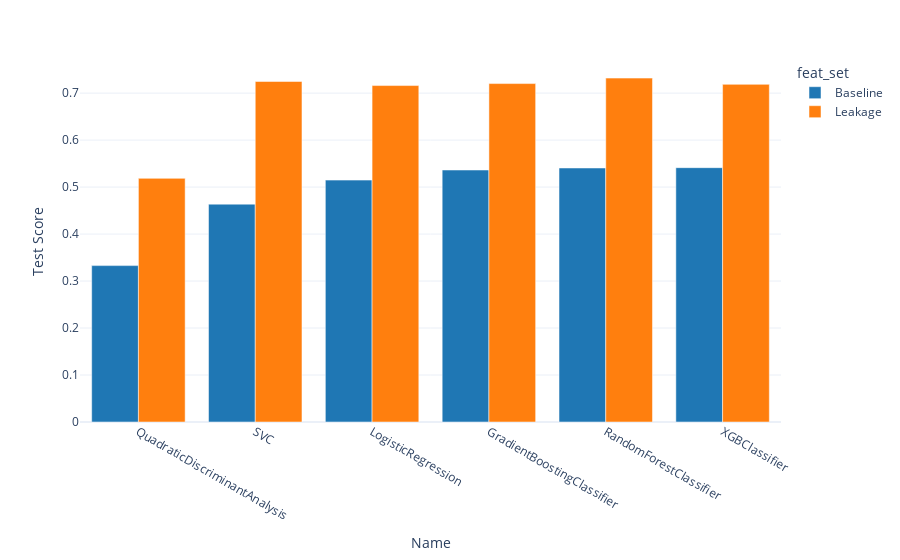

This figure's notebook cell:
### Code cell
fig = px.bar(data_frame = df_mod.sort_values('Test Score', ascending=True),
             x="Name", y="Test Score", color="feat_set", barmode="group",
             color_discrete_sequence=px.colors.qualitative.D3,
             template = "plotly_white")
fig.show()

### Figure 1 — Plotly figure (JSON) as saved in the notebook; plotly's stock layout.template omitted (floating-point values rounded to 4 significant figures)
{"data": [{"alignmentgroup": "True", "hovertemplate": "feat_set=Baseline<br>Name=%{x}<br>Test Score=%{y}<extra></extra>", "legendgroup": "Baseline", "marker": {"color": "#1F77B4", "pattern": {"shape": ""}}, "name": "Baseline", "offsetgroup": "Baseline", "orientation": "v", "showlegend": true, "textposition": "auto", "type": "bar", "x": ["QuadraticDiscriminantAnalysis", "SVC", "LogisticRegression", "GradientBoostingClassifier", "RandomForestClassifier", "XGBClassifier"], "xaxis": "x", "y": [0.3328, 0.4637, 0.5148, 0.5363, 0.5406, 0.5413], "yaxis": "y"}, {"alignmentgroup": "True", "hovertemplate": "feat_set=Leakage<br>Name=%{x}<br>Test Score=%{y}<extra></extra>", "legendgroup": "Leakage", "marker": {"color": "#FF7F0E", "pattern": {"shape": ""}}, "name": "Leakage", "offsetgroup": "Leakage", "orientation": "v", "showlegend": true, "textposition": "auto", "type": "bar", "x": ["QuadraticDiscriminantAnalysis", "LogisticRegression", "XGBClassifier", "GradientBoostingClassifier", "SVC", "RandomForestClassifier"], "xaxis": "x", "y": [0.5186, 0.7161, 0.7187, 0.7203, 0.7248, 0.732], "yaxis": "y"}], "layout": {"barmode": "group", "legend": {"title": {"text": "feat_set"}, "tracegroupgap": 0}, "margin": {"t": 60}, "xaxis": {"anchor": "y", "domain": [0, 1], "title": {"text": "Name"}}, "yaxis": {"anchor": "x", "domain": [0, 1], "title": {"text": "Test Score"}}}}
